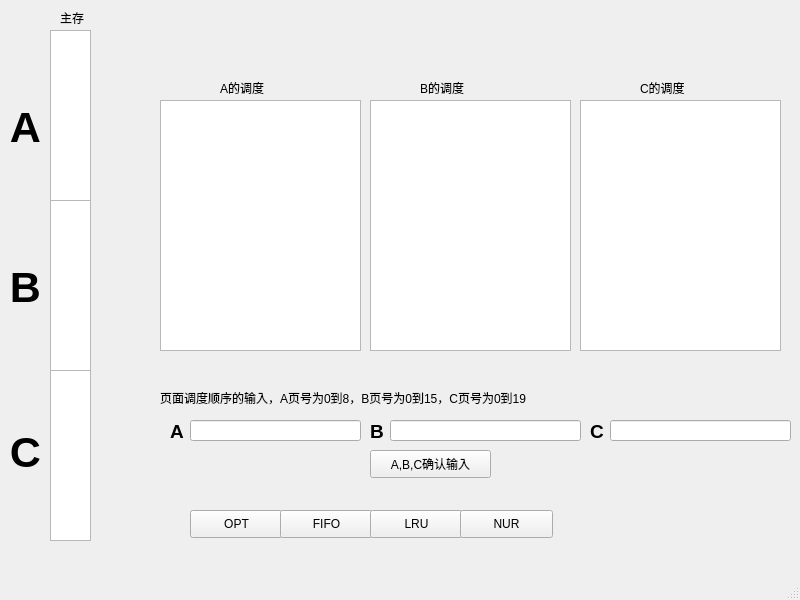
<?xml version="1.0" encoding="UTF-8"?>
<ui version="4.0">
 <class>MainWindow</class>
 <widget class="QMainWindow" name="MainWindow">
  <property name="geometry">
   <rect>
    <x>0</x>
    <y>0</y>
    <width>800</width>
    <height>600</height>
   </rect>
  </property>
  <property name="windowTitle">
   <string>MainWindow</string>
  </property>
  <widget class="QWidget" name="centralwidget">
   <widget class="QLabel" name="label">
    <property name="geometry">
     <rect>
      <x>-40</x>
      <y>90</y>
      <width>131</width>
      <height>111</height>
     </rect>
    </property>
    <property name="text">
     <string>&lt;html&gt;&lt;head/&gt;&lt;body&gt;&lt;p align=&quot;center&quot;&gt;&lt;span style=&quot; font-size:48pt; font-weight:600; vertical-align:super;&quot;&gt;A&lt;/span&gt;&lt;/p&gt;&lt;/body&gt;&lt;/html&gt;</string>
    </property>
   </widget>
   <widget class="QTextBrowser" name="A_Browser2">
    <property name="geometry">
     <rect>
      <x>160</x>
      <y>100</y>
      <width>201</width>
      <height>251</height>
     </rect>
    </property>
   </widget>
   <widget class="QPushButton" name="pushButton">
    <property name="geometry">
     <rect>
      <x>190</x>
      <y>510</y>
      <width>93</width>
      <height>28</height>
     </rect>
    </property>
    <property name="text">
     <string>OPT</string>
    </property>
   </widget>
   <widget class="QTextBrowser" name="A_Browser">
    <property name="geometry">
     <rect>
      <x>50</x>
      <y>30</y>
      <width>41</width>
      <height>171</height>
     </rect>
    </property>
   </widget>
   <widget class="QTextBrowser" name="B_Browser2">
    <property name="geometry">
     <rect>
      <x>370</x>
      <y>100</y>
      <width>201</width>
      <height>251</height>
     </rect>
    </property>
   </widget>
   <widget class="QTextBrowser" name="C_Browser2">
    <property name="geometry">
     <rect>
      <x>580</x>
      <y>100</y>
      <width>201</width>
      <height>251</height>
     </rect>
    </property>
   </widget>
   <widget class="QTextBrowser" name="B_Browser">
    <property name="geometry">
     <rect>
      <x>50</x>
      <y>200</y>
      <width>41</width>
      <height>171</height>
     </rect>
    </property>
   </widget>
   <widget class="QTextBrowser" name="C_Browser">
    <property name="geometry">
     <rect>
      <x>50</x>
      <y>370</y>
      <width>41</width>
      <height>171</height>
     </rect>
    </property>
   </widget>
   <widget class="QLabel" name="label_2">
    <property name="geometry">
     <rect>
      <x>-40</x>
      <y>250</y>
      <width>131</width>
      <height>111</height>
     </rect>
    </property>
    <property name="text">
     <string>&lt;html&gt;&lt;head/&gt;&lt;body&gt;&lt;p align=&quot;center&quot;&gt;&lt;span style=&quot; font-size:48pt; font-weight:600; vertical-align:super;&quot;&gt;B&lt;/span&gt;&lt;/p&gt;&lt;/body&gt;&lt;/html&gt;</string>
    </property>
   </widget>
   <widget class="QLabel" name="label_3">
    <property name="geometry">
     <rect>
      <x>-40</x>
      <y>420</y>
      <width>131</width>
      <height>101</height>
     </rect>
    </property>
    <property name="text">
     <string>&lt;html&gt;&lt;head/&gt;&lt;body&gt;&lt;p align=&quot;center&quot;&gt;&lt;span style=&quot; font-size:48pt; font-weight:600; vertical-align:super;&quot;&gt;C&lt;/span&gt;&lt;/p&gt;&lt;/body&gt;&lt;/html&gt;</string>
    </property>
   </widget>
   <widget class="QLabel" name="label_4">
    <property name="geometry">
     <rect>
      <x>60</x>
      <y>10</y>
      <width>41</width>
      <height>16</height>
     </rect>
    </property>
    <property name="text">
     <string>主存</string>
    </property>
   </widget>
   <widget class="QLabel" name="label_5">
    <property name="geometry">
     <rect>
      <x>220</x>
      <y>80</y>
      <width>72</width>
      <height>15</height>
     </rect>
    </property>
    <property name="text">
     <string>A的调度</string>
    </property>
   </widget>
   <widget class="QLabel" name="label_6">
    <property name="geometry">
     <rect>
      <x>420</x>
      <y>80</y>
      <width>72</width>
      <height>15</height>
     </rect>
    </property>
    <property name="text">
     <string>B的调度</string>
    </property>
   </widget>
   <widget class="QLabel" name="label_7">
    <property name="geometry">
     <rect>
      <x>640</x>
      <y>80</y>
      <width>72</width>
      <height>15</height>
     </rect>
    </property>
    <property name="text">
     <string>C的调度</string>
    </property>
   </widget>
   <widget class="QLineEdit" name="A_lineEdit">
    <property name="geometry">
     <rect>
      <x>190</x>
      <y>420</y>
      <width>171</width>
      <height>21</height>
     </rect>
    </property>
   </widget>
   <widget class="QLabel" name="label_8">
    <property name="geometry">
     <rect>
      <x>160</x>
      <y>390</y>
      <width>561</width>
      <height>16</height>
     </rect>
    </property>
    <property name="text">
     <string>页面调度顺序的输入，A页号为0到8，B页号为0到15，C页号为0到19</string>
    </property>
   </widget>
   <widget class="QLabel" name="label_9">
    <property name="geometry">
     <rect>
      <x>170</x>
      <y>420</y>
      <width>21</width>
      <height>21</height>
     </rect>
    </property>
    <property name="text">
     <string>&lt;html&gt;&lt;head/&gt;&lt;body&gt;&lt;p&gt;&lt;span style=&quot; font-size:14pt; font-weight:600;&quot;&gt;A&lt;/span&gt;&lt;/p&gt;&lt;/body&gt;&lt;/html&gt;</string>
    </property>
   </widget>
   <widget class="QLabel" name="label_10">
    <property name="geometry">
     <rect>
      <x>370</x>
      <y>420</y>
      <width>21</width>
      <height>21</height>
     </rect>
    </property>
    <property name="text">
     <string>&lt;html&gt;&lt;head/&gt;&lt;body&gt;&lt;p&gt;&lt;span style=&quot; font-size:14pt; font-weight:600;&quot;&gt;B&lt;/span&gt;&lt;/p&gt;&lt;/body&gt;&lt;/html&gt;</string>
    </property>
   </widget>
   <widget class="QLabel" name="label_11">
    <property name="geometry">
     <rect>
      <x>590</x>
      <y>420</y>
      <width>21</width>
      <height>21</height>
     </rect>
    </property>
    <property name="text">
     <string>&lt;html&gt;&lt;head/&gt;&lt;body&gt;&lt;p&gt;&lt;span style=&quot; font-size:14pt; font-weight:600;&quot;&gt;C&lt;/span&gt;&lt;/p&gt;&lt;/body&gt;&lt;/html&gt;</string>
    </property>
   </widget>
   <widget class="QLineEdit" name="B_lineEdit">
    <property name="geometry">
     <rect>
      <x>390</x>
      <y>420</y>
      <width>191</width>
      <height>21</height>
     </rect>
    </property>
   </widget>
   <widget class="QLineEdit" name="C_lineEdit">
    <property name="geometry">
     <rect>
      <x>610</x>
      <y>420</y>
      <width>181</width>
      <height>21</height>
     </rect>
    </property>
   </widget>
   <widget class="QPushButton" name="pushButton_2">
    <property name="geometry">
     <rect>
      <x>280</x>
      <y>510</y>
      <width>93</width>
      <height>28</height>
     </rect>
    </property>
    <property name="text">
     <string>FIFO</string>
    </property>
   </widget>
   <widget class="QPushButton" name="pushButton_3">
    <property name="geometry">
     <rect>
      <x>370</x>
      <y>510</y>
      <width>93</width>
      <height>28</height>
     </rect>
    </property>
    <property name="text">
     <string>LRU</string>
    </property>
   </widget>
   <widget class="QPushButton" name="pushButton_4">
    <property name="geometry">
     <rect>
      <x>460</x>
      <y>510</y>
      <width>93</width>
      <height>28</height>
     </rect>
    </property>
    <property name="text">
     <string>NUR</string>
    </property>
   </widget>
   <widget class="QPushButton" name="pushButton_5">
    <property name="geometry">
     <rect>
      <x>370</x>
      <y>450</y>
      <width>121</width>
      <height>28</height>
     </rect>
    </property>
    <property name="text">
     <string>A,B,C确认输入</string>
    </property>
   </widget>
  </widget>
  <widget class="QMenuBar" name="menubar">
   <property name="geometry">
    <rect>
     <x>0</x>
     <y>0</y>
     <width>800</width>
     <height>26</height>
    </rect>
   </property>
  </widget>
  <widget class="QStatusBar" name="statusbar"/>
 </widget>
 <resources/>
 <connections/>
</ui>
